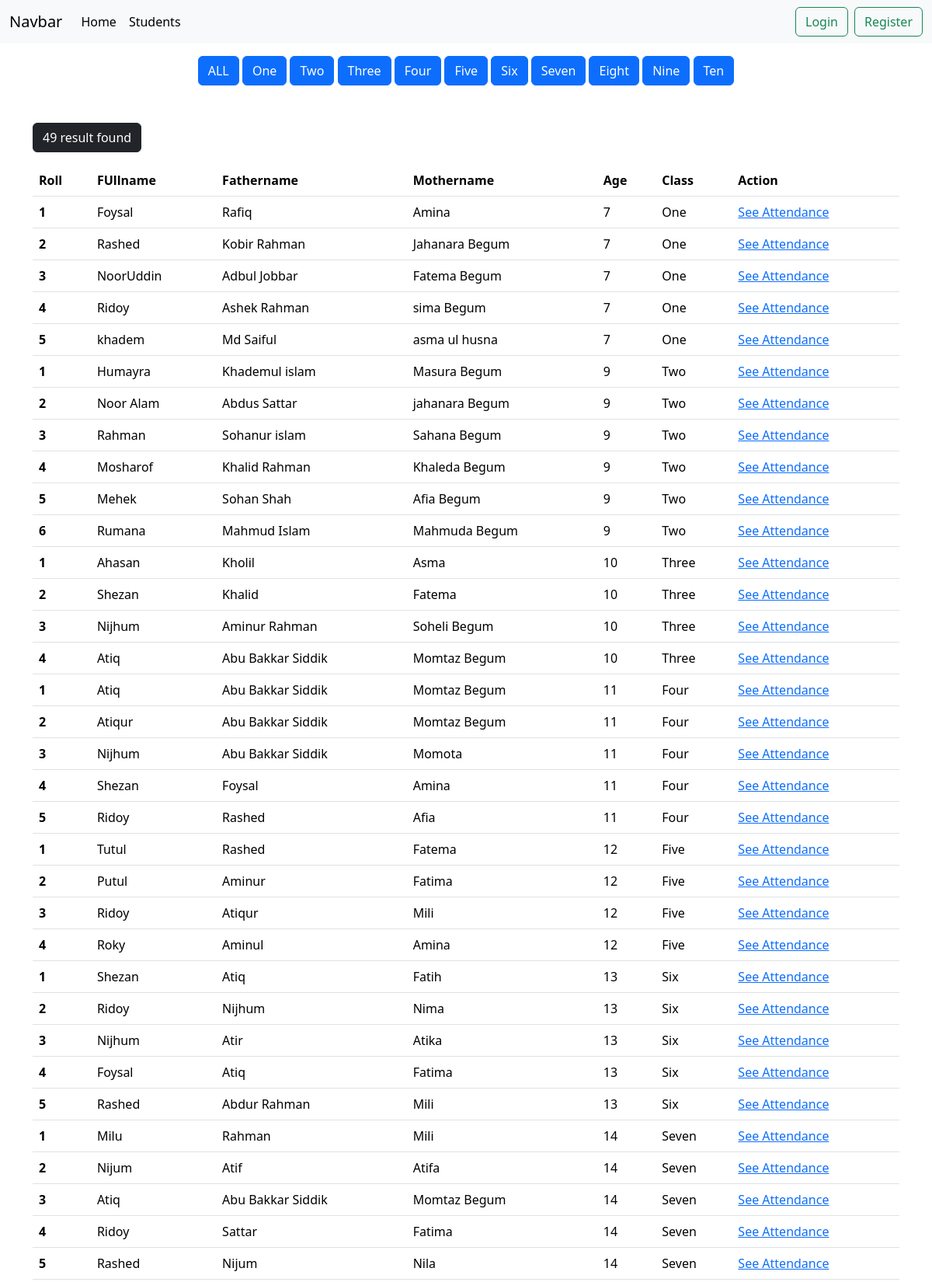
Page /student/all/ (upper part) on the committed database.
### student/models.py (models this page shows, shortened)
class SchoolclassModel(models.Model):
    name = models.CharField(max_length=100)
    slug = models.SlugField(max_length=100, unique=True, null=True, blank=True)
    def __str__(self):
        return self.name

class StudentModel(models.Model):
    fullname = models.CharField(max_length=150)
    age = models.IntegerField()
    fatherName = models.CharField(max_length=150)
    motherName = models.CharField(max_length=150)
    roll = models.IntegerField()
    cl_name = models.ManyToManyField(SchoolclassModel)

### student/views.py (the view)
# urls.py: path('all/', views.showstudent, name='showstudent'),
def showstudent(request, class_slug = None):
    data = models.StudentModel.objects.all()
    if class_slug is not None:
        cl_name = models.SchoolclassModel.objects.get(slug = class_slug)
        data = models.StudentModel.objects.filter(cl_name = cl_name)
    classnames = models.SchoolclassModel.objects.all()
    return render(request, 'showstudent.html', {'data': data, 'classname': classnames})

### student/templates/showstudent.html
{% extends "base.html" %}
{% block content %}
<div class="container">
    <div class="text-center mt-3">
        <button class="btn btn-primary"><a class="text-decoration-none text-white" href="{% url 'showstudent' %}">ALL</a></button>
        {% for i in classname %}
            <button class="btn btn-primary"><a class="text-decoration-none text-white" href="{% url 'class_slug_student' i.slug %}">  {{i.name}}</a></button>
        {% endfor %}
    </div>
    <br><br><button class="btn btn-dark mb-3">{{data | length}} result found</button><br>
<table class="table">
    <thead>
      <tr>
        <th scope="col">Roll</th>
        <th scope="col">FUllname</th>
        <th scope="col">Fathername</th>
        <th scope="col">Mothername</th>
        <th scope="col">Age</th>
        <th scope="col">Class</th>
        <th scope="col">Action</th>
      </tr>
    </thead>
    <tbody>
        {% for object in data %}
        <tr>
          <th scope="row">{{object.roll}}</th>
          <td>{{object.fullname}}</td>
          <td>{{object.fatherName}}</td>
          <td>{{object.motherName}}</td>
          <td>{{object.age}}</td>
          <td>{% for j in object.cl_name.all %}
            {{j}}
            {% endfor %}</td>
            <td><a href="{% url 'student_profile'  object.id %}"> See Attendance</a></td>
        </tr>
        {% endfor %}
    </tbody>
  </table>
</div>
{% endblock content %}

### rows in the picture
SchoolclassModel: name "One"
SchoolclassModel: name "Two"
SchoolclassModel: name "Three"
SchoolclassModel: name "Four"
SchoolclassModel: name "Five"
SchoolclassModel: name "Six"
SchoolclassModel: name "Seven"
SchoolclassModel: name "Eight"
SchoolclassModel: name "Nine"
SchoolclassModel: name "Ten"
StudentModel: roll "1", fullname "Foysal", fatherName "Rafiq", motherName "Amina", age "7"
StudentModel: roll "2", fullname "Rashed", fatherName "Kobir Rahman", motherName "Jahanara Begum", age "7"
StudentModel: roll "3", fullname "NoorUddin", fatherName "Adbul Jobbar", motherName "Fatema Begum", age "7"
StudentModel: roll "4", fullname "Ridoy", fatherName "Ashek Rahman", motherName "sima Begum", age "7"
StudentModel: roll "5", fullname "khadem", fatherName "Md Saiful", motherName "asma ul husna", age "7"
StudentModel: roll "1", fullname "Humayra", fatherName "Khademul islam", motherName "Masura Begum", age "9"
StudentModel: roll "2", fullname "Noor Alam", fatherName "Abdus Sattar", motherName "jahanara Begum", age "9"
StudentModel: roll "3", fullname "Rahman", fatherName "Sohanur islam", motherName "Sahana Begum", age "9"
StudentModel: roll "4", fullname "Mosharof", fatherName "Khalid Rahman", motherName "Khaleda Begum", age "9"
StudentModel: roll "5", fullname "Mehek", fatherName "Sohan Shah", motherName "Afia Begum", age "9"
StudentModel: roll "6", fullname "Rumana", fatherName "Mahmud Islam", motherName "Mahmuda Begum", age "9"
StudentModel: roll "1", fullname "Ahasan", fatherName "Kholil", motherName "Asma", age "10"
StudentModel: roll "2", fullname "Shezan", fatherName "Khalid", motherName "Fatema", age "10"
StudentModel: roll "3", fullname "Nijhum", fatherName "Aminur Rahman", motherName "Soheli Begum", age "10"
StudentModel: roll "4", fullname "Atiq", fatherName "Abu Bakkar Siddik", motherName "Momtaz Begum", age "10"
StudentModel: roll "1", fullname "Atiq", fatherName "Abu Bakkar Siddik", motherName "Momtaz Begum", age "11"
StudentModel: roll "2", fullname "Atiqur", fatherName "Abu Bakkar Siddik", motherName "Momtaz Begum", age "11"
StudentModel: roll "3", fullname "Nijhum", fatherName "Abu Bakkar Siddik", motherName "Momota", age "11"
StudentModel: roll "4", fullname "Shezan", fatherName "Foysal", motherName "Amina", age "11"
StudentModel: roll "5", fullname "Ridoy", fatherName "Rashed", motherName "Afia", age "11"
StudentModel: roll "1", fullname "Tutul", fatherName "Rashed", motherName "Fatema", age "12"
StudentModel: roll "2", fullname "Putul", fatherName "Aminur", motherName "Fatima", age "12"
StudentModel: roll "3", fullname "Ridoy", fatherName "Atiqur", motherName "Mili", age "12"
StudentModel: roll "4", fullname "Roky", fatherName "Aminul", motherName "Amina", age "12"
StudentModel: roll "1", fullname "Shezan", fatherName "Atiq", motherName "Fatih", age "13"
StudentModel: roll "2", fullname "Ridoy", fatherName "Nijhum", motherName "Nima", age "13"
StudentModel: roll "3", fullname "Nijhum", fatherName "Atir", motherName "Atika", age "13"
StudentModel: roll "4", fullname "Foysal", fatherName "Atiq", motherName "Fatima", age "13"
StudentModel: roll "5", fullname "Rashed", fatherName "Abdur Rahman", motherName "Mili", age "13"
StudentModel: roll "1", fullname "Milu", fatherName "Rahman", motherName "Mili", age "14"
StudentModel: roll "2", fullname "Nijum", fatherName "Atif", motherName "Atifa", age "14"
StudentModel: roll "3", fullname "Atiq", fatherName "Abu Bakkar Siddik", motherName "Momtaz Begum", age "14"
StudentModel: roll "4", fullname "Ridoy", fatherName "Sattar", motherName "Fatima", age "14"
StudentModel: roll "5", fullname "Rashed", fatherName "Nijum", motherName "Nila", age "14"

### other values in the picture
{{ data | length }} "49"
